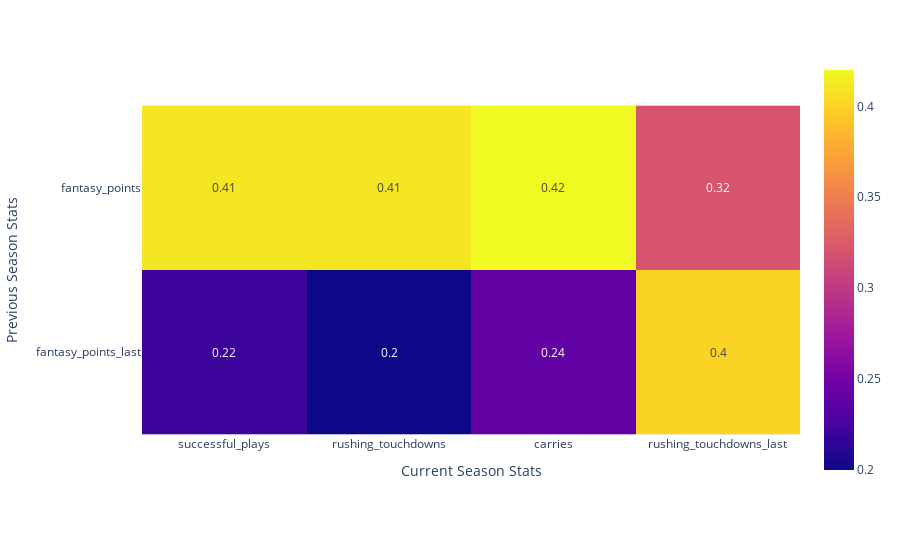
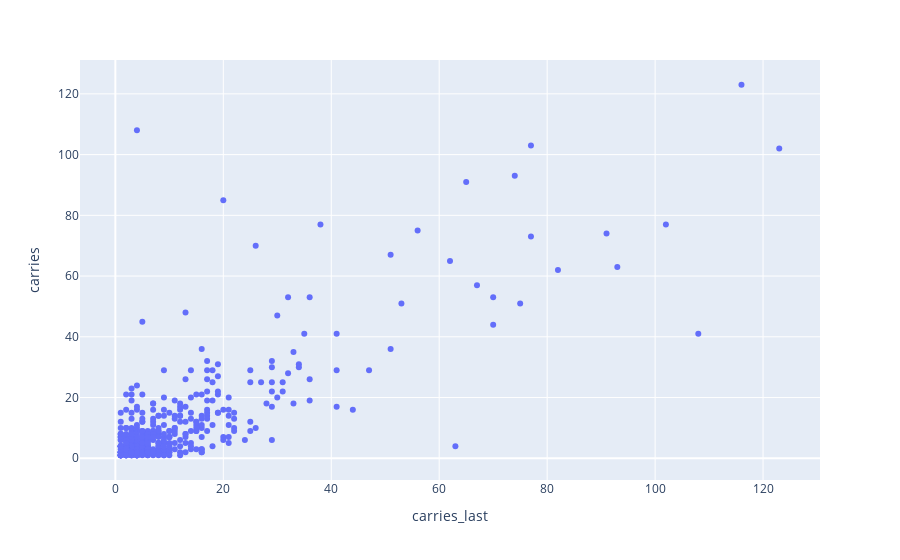

The notebook cell saved with these charts, in order:
### Code cell
query = "position == 'QB'"
create_corr_for_fantasy_relevance(query=query, title="fantasy-relevance-unfiltered-qb")

### Figure 1 — Plotly figure (JSON) as saved in the notebook; plotly's stock layout.template omitted (floating-point values rounded to 4 significant figures)
{"data": [{"coloraxis": "coloraxis", "hovertemplate": "Current Season Stats: %{x}<br>Previous Season Stats: %{y}<br>color: %{z}<extra></extra>", "name": "0", "texttemplate": "%{z}", "type": "heatmap", "x": ["successful_plays", "rushing_touchdowns", "carries", "rushing_touchdowns_last"], "xaxis": "x", "y": ["fantasy_points", "fantasy_points_last"], "yaxis": "y", "z": [[0.41, 0.41, 0.42, 0.32], [0.22, 0.2, 0.24, 0.4]]}], "layout": {"coloraxis": {"colorscale": [[0, "#0d0887"], [0.1111, "#46039f"], [0.2222, "#7201a8"], [0.3333, "#9c179e"], [0.4444, "#bd3786"], [0.5556, "#d8576b"], [0.6667, "#ed7953"], [0.7778, "#fb9f3a"], [0.8889, "#fdca26"], [1, "#f0f921"]]}, "margin": {"t": 60}, "xaxis": {"anchor": "y", "constrain": "domain", "domain": [0, 1], "scaleanchor": "y", "title": {"text": "Current Season Stats"}}, "yaxis": {"anchor": "x", "autorange": "reversed", "constrain": "domain", "domain": [0, 1], "title": {"text": "Previous Season Stats"}}}}

### Figure 2 — Plotly figure (JSON) as saved in the notebook; plotly's stock layout.template omitted (floating-point values rounded to 4 significant figures; data arrays with more than 128 entries replaced by an {"elided": "..."} marker saying what was removed)
{"data": [{"customdata": {"elided": "404x3 mixed values"}, "hovertemplate": "carries_last=%{x}<br>carries=%{y}<br>rusher=%{customdata[0]}<br>season=%{customdata[1]}<br>age=%{customdata[2]}<extra></extra>", "legendgroup": "", "marker": {"color": "#636efa", "symbol": "circle"}, "mode": "markers", "name": "", "orientation": "v", "showlegend": false, "type": "scatter", "x": {"elided": "404 int values"}, "xaxis": "x", "y": {"elided": "404 int values"}, "yaxis": "y"}], "layout": {"legend": {"tracegroupgap": 0}, "margin": {"t": 60}, "xaxis": {"anchor": "y", "domain": [0, 1], "title": {"text": "carries_last"}}, "yaxis": {"anchor": "x", "domain": [0, 1], "title": {"text": "carries"}}}}
